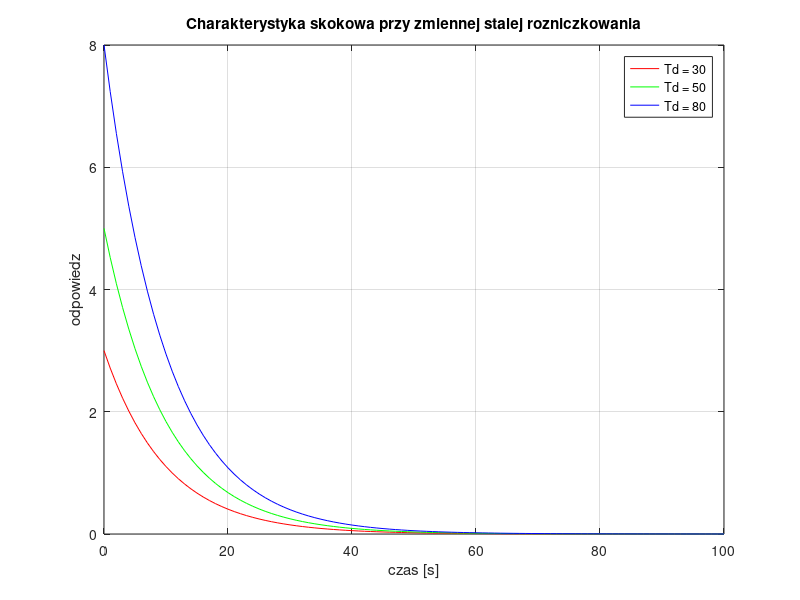
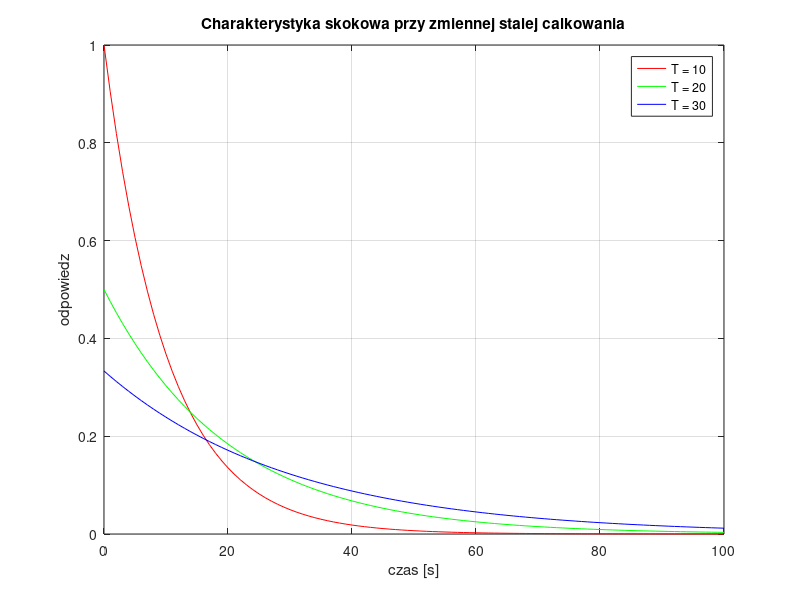
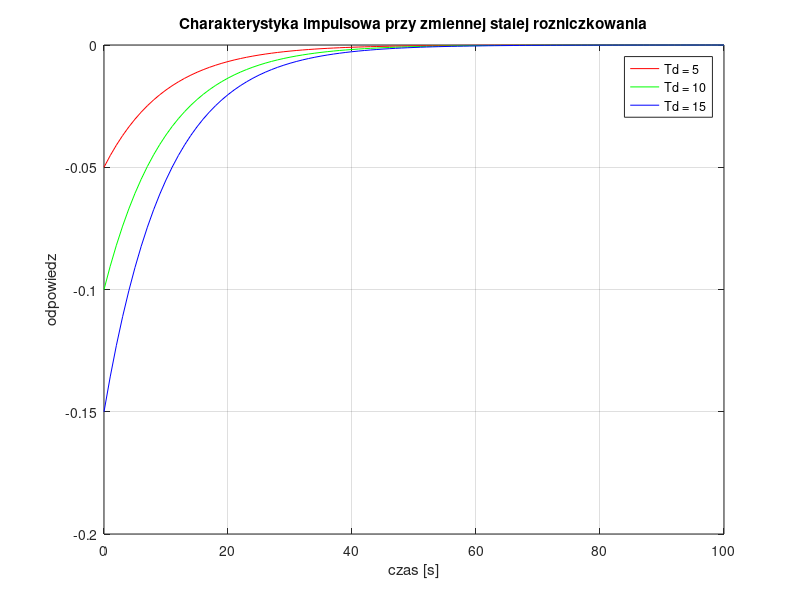
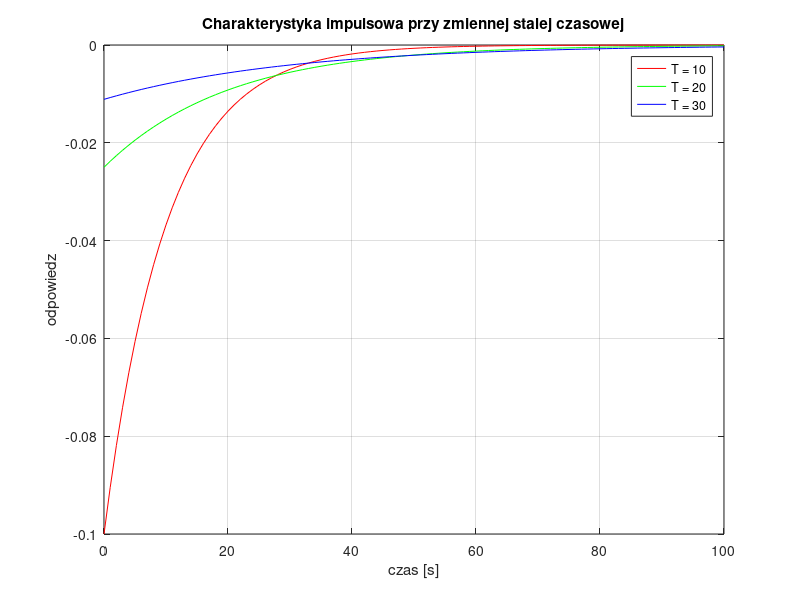

Write MATLAB code to recreate these figures, in order.
clear all; close all;

% Obiekt rozniczkujacy rzeczywisty
% ************************************************************************
% Charakterystyka skokowa
% ************************************************************************
figure(1)
T = 10; Td = 30;
g = tf([Td 0], [T 1]);
[y1 t1] = step(g, 100);

T = 10; Td = 50;
g = tf([Td 0], [T 1]);
[y2 t2] = step(g, 100);

T = 10; Td = 80;
g = tf([Td 0], [T 1]);
[y3 t3] = step(g, 100);

plot(t1, y1, 'r', t2, y2, 'g', t3, y3, 'b')
grid on
title('Charakterystyka skokowa przy zmiennej stalej rozniczkowania')
xlabel('czas [s]')
ylabel('odpowiedz')
legend('Td = 30', 'Td = 50', 'Td = 80')
% ************************************************************************
figure(2)
T = 10; Td = 10;
g = tf([Td 0], [T 1]);
[y1 t1] = step(g, 100);

T = 20; Td = 10;
g = tf([Td 0], [T 1]);
[y2 t2] = step(g, 100);

T = 30; Td = 10;
g = tf([Td 0], [T 1]);
[y3 t3] = step(g, 100);

plot(t1, y1, 'r', t2, y2, 'g', t3, y3, 'b')
grid on
title('Charakterystyka skokowa przy zmiennej stalej calkowania')
xlabel('czas [s]')
ylabel('odpowiedz')
legend('T = 10', 'T = 20', 'T = 30')
% ************************************************************************
% Charakterystyka impulsowa
% ************************************************************************
figure(3)
T = 10; Td = 5;
g = tf([Td 0], [T 1]);
[y1 t1] = impulse(g, 100);

T = 10; Td = 10;
g = tf([Td 0], [T 1]);
[y2 t2] = impulse(g, 100);

T = 10; Td = 15;
g = tf([Td 0], [T 1]);
[y3 t3] = impulse(g, 100);

plot(t1, y1, 'r', t2, y2, 'g', t3, y3, 'b')
grid on
title('Charakterystyka impulsowa przy zmiennej stalej rozniczkowania')
xlabel('czas [s]')
ylabel('odpowiedz')
legend('Td = 5', 'Td = 10', 'Td = 15')
% ************************************************************************
figure(4)
T = 10; Td = 10;
g = tf([Td 0], [T 1]);
[y1 t1] = impulse(g, 100);

T = 20; Td = 10;
g = tf([Td 0], [T 1]);
[y2 t2] = impulse(g, 100);

T = 30; Td = 10;
g = tf([Td 0], [T 1]);
[y3 t3] = impulse(g, 100);

plot(t1, y1, 'r', t2, y2, 'g', t3, y3, 'b')
grid on
title('Charakterystyka impulsowa przy zmiennej stalej czasowej')
xlabel('czas [s]')
ylabel('odpowiedz')
legend('T = 10', 'T = 20', 'T = 30')
